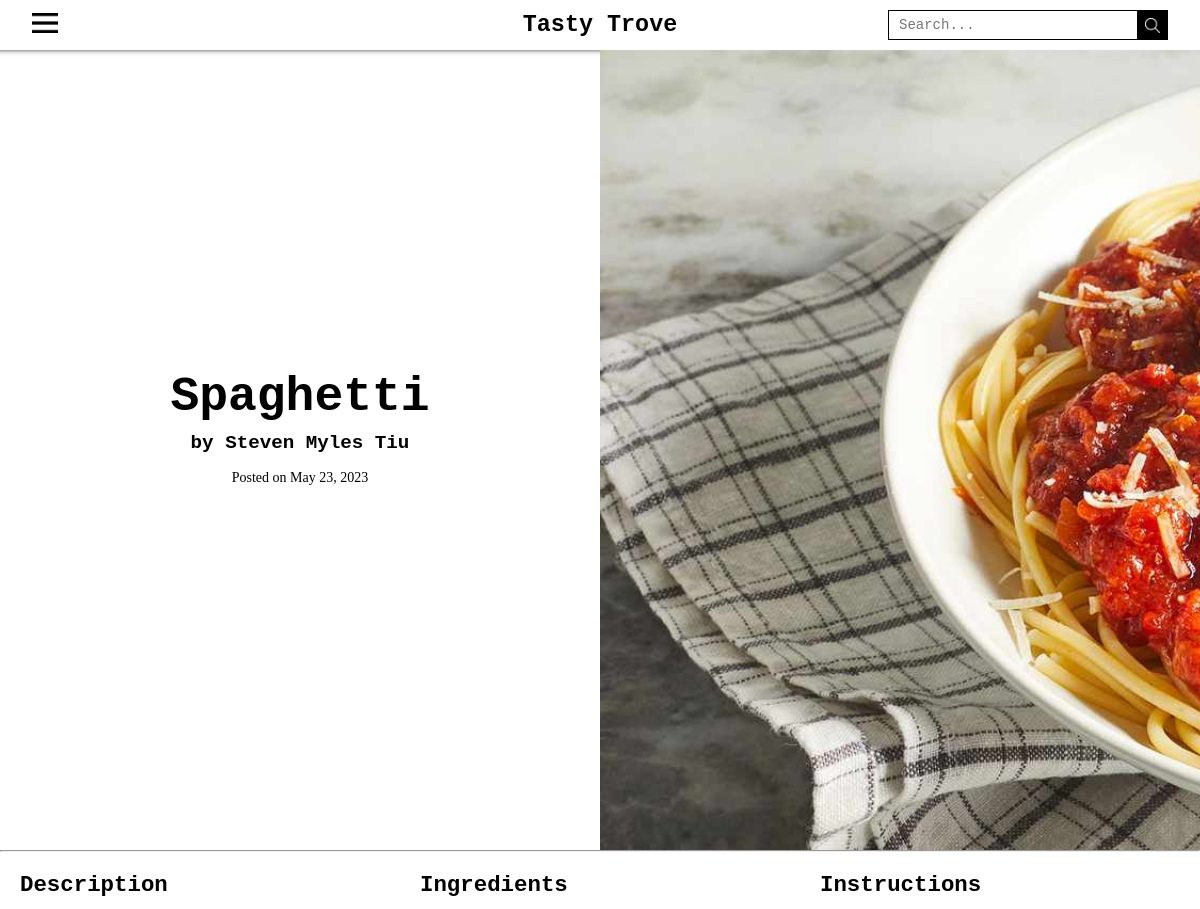
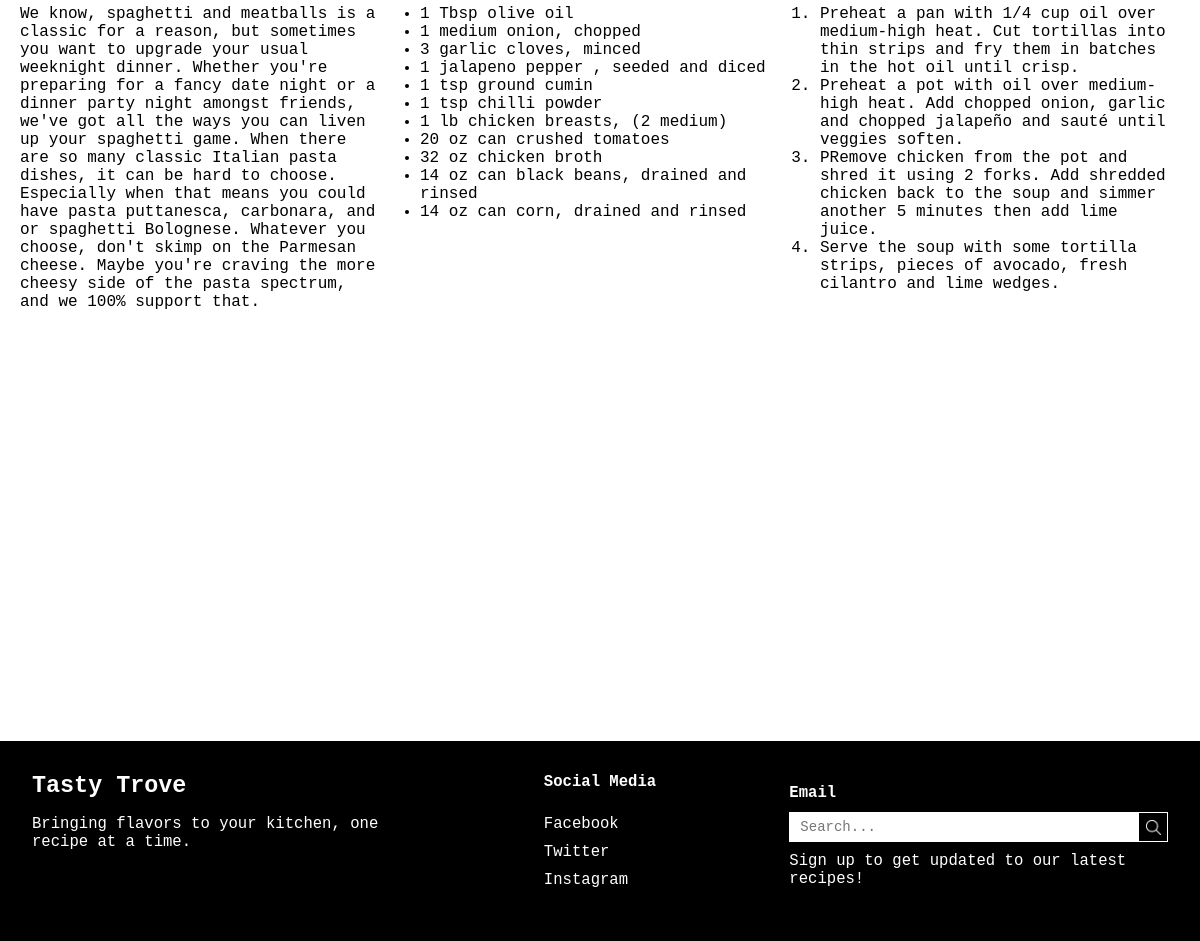
The page /recipe-information.php?id=20 on the database its author committed (2 pictures, top to bottom).
### tables this page shows
CREATE TABLE `recipes` (
  `id` int(250) NOT NULL,
  `title` varchar(200) NOT NULL,
  `author` varchar(100) NOT NULL,
  `posted-date` varchar(100) NOT NULL,
  `img` varchar(100) NOT NULL,
  `description` mediumtext NOT NULL,
  `ingredients` mediumtext NOT NULL,
  `instruction` mediumtext NOT NULL,
  `tags` varchar(100) NOT NULL,
  `image-path` varchar(255) NOT NULL
);

### recipe-information.php (the view, shortened to what this page needs)
<!DOCTYPE html>
<html>
<head>
  <link href="style-recipe-information.css" rel="stylesheet" type="text/css" />
</head>
<?php
include 'dbconn.php';
$id = $_GET['id'];
$getdata = "SELECT * FROM recipes WHERE id = " . $id;
$result = mysqli_query($conn, $getdata);
?>
<body>
  <header class="main-header" id="main-header-id">
    <div class="wrapper">
      <div class="section">
        <div class="top-navbar">
          <div class="hamburger">
            <a class="hamburger-icon" style="cursor: pointer">
              <img src="_Pictures/hamburger-menu.png" style="height: 20px">
            </a>
          </div>
        </div>
      </div>
    </div>
    <div class="main-header-title">
      <a href="index.php" style="text-decoration: none; color: black">
        <h2>Tasty Trove</h2>
      </a>
    </div>
    <div class="main-header-search">
      <form class="search-bar" action="/search">
        <input name="given-search-input" type="text" required="required" placeholder="Search...">
        <a href="index.php">
          <img src="_Pictures/search-icon.png" alt="search-icon">
        </a>
      </form>
    </div>
  </header>
  <div class="content">
    <div class="recipe-headers">
      <section>
        <div class="recipe-title">
          <?php
          while ($row = mysqli_fetch_assoc($result)) {
            echo "<h3>" . $row['title'] . "</h3>";
            echo "<h6>by " . $row['author'] . "</h6>";
            echo "<p>Posted on " . $row['posted-date'] . "</p>";
          ?>
        </div>
        <?php
            echo "<div class='recipe-picture' style='background-image: url(" . $row['image-path'] . ");'></div>";
        ?>
      </section>
    </div>
    <hr>
    <div class="recipe-content">
      <div class="recipe-dish-description">
        <h3>Description</h3>
        <?php
            echo "<p>" . $row['description'] . "</p>";
        ?>
      </div>
      <div class="recipe-ingredients">
        <h3>Ingredients</h3>
        <?php
            echo $row['ingredients'];
        ?>
      </div>
      <div class="recipe-instructions">
        <h3>Instructions</h3>
      <?php
            echo $row['instruction'];
          }
      ?>
      </div>
    </div>
  </div>
  <footer class="main-footer">
    <div class="main-footer-container">
      <div class="main-footer-title">
        <h2>Tasty Trove</h2>
        <p>Bringing flavors to your kitchen, one recipe at a time.</p>
      </div>
      <div class="main-footer-links">
        <p><b>Social Media</b></p>
        <div class="social-media">
          <a href="facebook.com" target="_blank">Facebook</a>
          <a href="twitter.com" target="_blank">Twitter</a>
          <a href="instagram.com" target="_blank">Instagram</a>
        </div>
      </div>
      <div class="main-footer-email">
        <p><b>Email</b></p>
        <div class="main-footer-email-search">
          <form class="search-bar" action="/search">
            <input name="given-search-input" type="text" required="required" placeholder="Search...">
            <a href="index.html">
              <img src="_Pictures/search-icon.png" alt="search-icon">
            </a>
          </form>
        </div>
        <p>Sign up to get updated to our latest recipes!</p>
      </div>
    </div>
  </footer>
</body>
</html>

### style-recipe-information.css (style rules this page uses)
* { text-decoration: none; margin: 0; padding: 0; box-sizing: border-box; }
body { margin: 0rem; font-family: monospace; font-size: 120%; }
html, body { height: 100%; margin: 0; }
p { margin: 0rem; }
h1, h2, h3, h4, h5 { margin: 0px; }
.main-header { background: white; width: 100%; height: 50px; display: flex; align-items: center; padding: 0rem 2rem 0rem 2rem; box-shadow: 0px -201px 6px 200px black; }
.wrapper .section { margin-left: 0px; transition: all 0.5s ease; }
.wrapper .section .top-navbar { height: 30px; display: flex; align-items: center; }
.wrapper .section .top-navbar .hamburger a { font-size: 28px; color: #ffffff; }
.wrapper { display: flex; align-items: center; flex: 1 0; }
.main-header-title { display: flex; justify-content: center; align-items: center; flex: 1; }
.main-header-title h2 { margin: 0px; }
.main-header-search { display: flex; justify-content: flex-end; align-items: center; flex: 1; }
.main-header-search form { display: flex; align-items: center; }
.main-header-search form input { display: flex; box-sizing: border-box; flex: 1; border: 1px solid #000000; font-size: 14px; font-family: monospace; width: 250px; height: 30px; padding: 10px; background: #ffffff; }
.main-header-search a { display: flex; align-items: center; background-color: #000000; width: 30px; height: 30px; }
.main-header-search img { width: 15px; height: 15px; margin: 0px 7px 0px 7px; }
.content { height: 200%; }
.recipe-headers { margin:auto; }
.recipe-title { box-sizing: border-box; width:50%; height: 50rem; border: 0px; border-right: none; text-align: center; vertical-align: middle; float: left; }
.recipe-title h3 { font-size: 3rem; margin-top: 20rem; margin-bottom: 1px; }
.recipe-title h6 { margin: 0.5rem; font-size: 1.2rem; }
.recipe-title p { font-family: 'Times New Roman', Times, serif; font-size: 14px; margin-top: 1rem; }
.recipe-picture { box-sizing: border-box; width: 50%; height: 50rem; border: 0px; border-left: none; float:right; background-size: cover; }
.recipe-content { display: flex; }
.recipe-dish-description, .recipe-ingredients, .recipe-instructions { box-sizing: border-box; border-radius: 20px; padding: 4px; width: 60%; height: 49rem; margin-bottom: 2rem; }
.recipe-dish-description h3, .recipe-ingredients h3, .recipe-instructions h3 { margin: 1rem; font-size: 1.4rem; }
.recipe-dish-description p, .recipe-ingredients li, .recipe-instructions li { margin: 0rem 1rem; font-size: 1rem; }
.main-footer { background-color: black; width: 100%; height: 200px; padding: 2rem 2rem 2rem 2rem; margin-top: auto; }
.main-footer-container { display: flex; justify-content: space-evenly; }
.main-footer-container h2, .main-footer-container p { color: white; }
.main-footer-title { display: flex; justify-content: flex-start; flex-direction: column; flex: 1; }
.main-footer-title p { margin-top: 1rem; margin-bottom: 1rem; }
.main-footer-links { display: flex; justify-content: center; align-content: center; flex-direction: column; flex-wrap: wrap; flex: 1; gap: 24px; }
.main-footer-links .social-media { display: flex; justify-content: center; align-content: center; flex-direction: column; }
.main-footer-links .social-media a { text-decoration: none; color: white; margin-bottom: 10px; }
.main-footer-email { display: flex; justify-content: center; align-content: center; flex-direction: column; flex: 1; gap: 10px; }
.main-footer-email-search form { display: flex; align-items: center; margin: 0px; }
.main-footer-email-search form input { display: flex; box-sizing: border-box; flex: 1; border: 1px solid #ffffff; font-size: 14px; font-family: monospace; width: 300px; height: 30px; padding: 10px; background: #ffffff; }
.main-footer-email-search a { display: flex; align-items: center; margin: 0px 0rem 0px 0rem; border: 1px solid white; background-color: #000000; width: 30px; height: 30px; }
.main-footer-email-search img { width: 15px; height: 15px; margin: 0px 7px 0px 7px; }

### rows shown on the page
recipes: title "Spaghetti", author "Steven Myles Tiu", value "May 23, 2023", value (picture), description "We know, spaghetti and meatballs is a classic for a reason, but sometimes you want to upgrade your usual weeknight dinner. Whether you're preparing for a fancy date night or a dinner party night amongst friends, we've got all the ways you can liven up your spaghetti game. When there are so many classic Italian pasta dishes, it can be hard to choose. Especially when that means you could have pasta puttanesca, carbonara, and or spaghetti Bolognese. Whatever you choose, don't skimp on the Parmesan cheese. Maybe you're craving the more cheesy side of the pasta spectrum, and we 100% support that.", ingredients "1 Tbsp olive oil 1 medium onion, chopped 3 garlic cloves, minced 1 jalapeno pepper , seeded and diced 1 tsp ground cumin 1 tsp chilli powder 1 lb chicken breasts, (2 medium) 20 oz can crushed tomatoes 32 oz chicken broth 14 oz can black beans, drained and rinsed 14 oz can corn, drained and rinsed", instruction "Preheat a pan with 1/4 cup oil over medium-high heat. Cut tortillas into thin strips and fry them in batches in the hot oil until crisp. Preheat a pot with oil over medium-high heat. Add chopped onion, garlic and chopped jalapeño and sauté until veggies soften. PRemove chicken from the pot and shred it using 2 forks. Add shredded chicken back to the soup and simmer another 5 minutes then add lime juice. Serve the soup with some tortilla strips, pieces of avocado, fresh cilantro and lime wedges."
